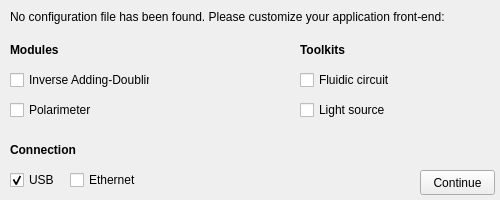
<?xml version="1.0" encoding="UTF-8"?>
<ui version="4.0">
 <class>InitialSetup</class>
 <widget class="QWidget" name="InitialSetup">
  <property name="geometry">
   <rect>
    <x>0</x>
    <y>0</y>
    <width>500</width>
    <height>200</height>
   </rect>
  </property>
  <property name="windowTitle">
   <string>Initial setup</string>
  </property>
  <widget class="QLabel" name="label">
   <property name="geometry">
    <rect>
     <x>10</x>
     <y>10</y>
     <width>490</width>
     <height>20</height>
    </rect>
   </property>
   <property name="font">
    <font>
     <weight>50</weight>
     <bold>false</bold>
    </font>
   </property>
   <property name="text">
    <string>No configuration file has been found. Please customize your application front-end:</string>
   </property>
   <property name="alignment">
    <set>Qt::AlignLeading|Qt::AlignLeft|Qt::AlignTop</set>
   </property>
  </widget>
  <widget class="QCheckBox" name="checkBox_modules_iad">
   <property name="geometry">
    <rect>
     <x>10</x>
     <y>70</y>
     <width>140</width>
     <height>20</height>
    </rect>
   </property>
   <property name="text">
    <string>Inverse Adding-Doubling</string>
   </property>
  </widget>
  <widget class="QCheckBox" name="checkBox_modules_polarimeter">
   <property name="geometry">
    <rect>
     <x>10</x>
     <y>100</y>
     <width>140</width>
     <height>20</height>
    </rect>
   </property>
   <property name="text">
    <string>Polarimeter</string>
   </property>
  </widget>
  <widget class="QPushButton" name="pushButton_continue">
   <property name="geometry">
    <rect>
     <x>420</x>
     <y>170</y>
     <width>75</width>
     <height>25</height>
    </rect>
   </property>
   <property name="text">
    <string>Continue</string>
   </property>
  </widget>
  <widget class="QLabel" name="label_2">
   <property name="geometry">
    <rect>
     <x>10</x>
     <y>40</y>
     <width>80</width>
     <height>20</height>
    </rect>
   </property>
   <property name="font">
    <font>
     <weight>75</weight>
     <bold>true</bold>
    </font>
   </property>
   <property name="text">
    <string>Modules</string>
   </property>
  </widget>
  <widget class="QLabel" name="label_3">
   <property name="geometry">
    <rect>
     <x>300</x>
     <y>40</y>
     <width>80</width>
     <height>20</height>
    </rect>
   </property>
   <property name="font">
    <font>
     <weight>75</weight>
     <bold>true</bold>
    </font>
   </property>
   <property name="text">
    <string>Toolkits</string>
   </property>
  </widget>
  <widget class="QCheckBox" name="checkBox_toolkits_fluidic">
   <property name="geometry">
    <rect>
     <x>300</x>
     <y>70</y>
     <width>140</width>
     <height>20</height>
    </rect>
   </property>
   <property name="text">
    <string>Fluidic circuit</string>
   </property>
  </widget>
  <widget class="QCheckBox" name="checkBox_toolkits_light">
   <property name="geometry">
    <rect>
     <x>300</x>
     <y>100</y>
     <width>140</width>
     <height>20</height>
    </rect>
   </property>
   <property name="text">
    <string>Light source</string>
   </property>
  </widget>
  <widget class="QCheckBox" name="checkBox_connection_usb">
   <property name="geometry">
    <rect>
     <x>10</x>
     <y>170</y>
     <width>60</width>
     <height>20</height>
    </rect>
   </property>
   <property name="text">
    <string>USB</string>
   </property>
   <property name="checked">
    <bool>true</bool>
   </property>
  </widget>
  <widget class="QCheckBox" name="checkBox_connection_ethernet">
   <property name="geometry">
    <rect>
     <x>70</x>
     <y>170</y>
     <width>80</width>
     <height>20</height>
    </rect>
   </property>
   <property name="text">
    <string>Ethernet</string>
   </property>
  </widget>
  <widget class="QLabel" name="label_4">
   <property name="geometry">
    <rect>
     <x>10</x>
     <y>140</y>
     <width>80</width>
     <height>20</height>
    </rect>
   </property>
   <property name="font">
    <font>
     <weight>75</weight>
     <bold>true</bold>
    </font>
   </property>
   <property name="text">
    <string>Connection</string>
   </property>
  </widget>
 </widget>
 <resources/>
 <connections/>
</ui>
